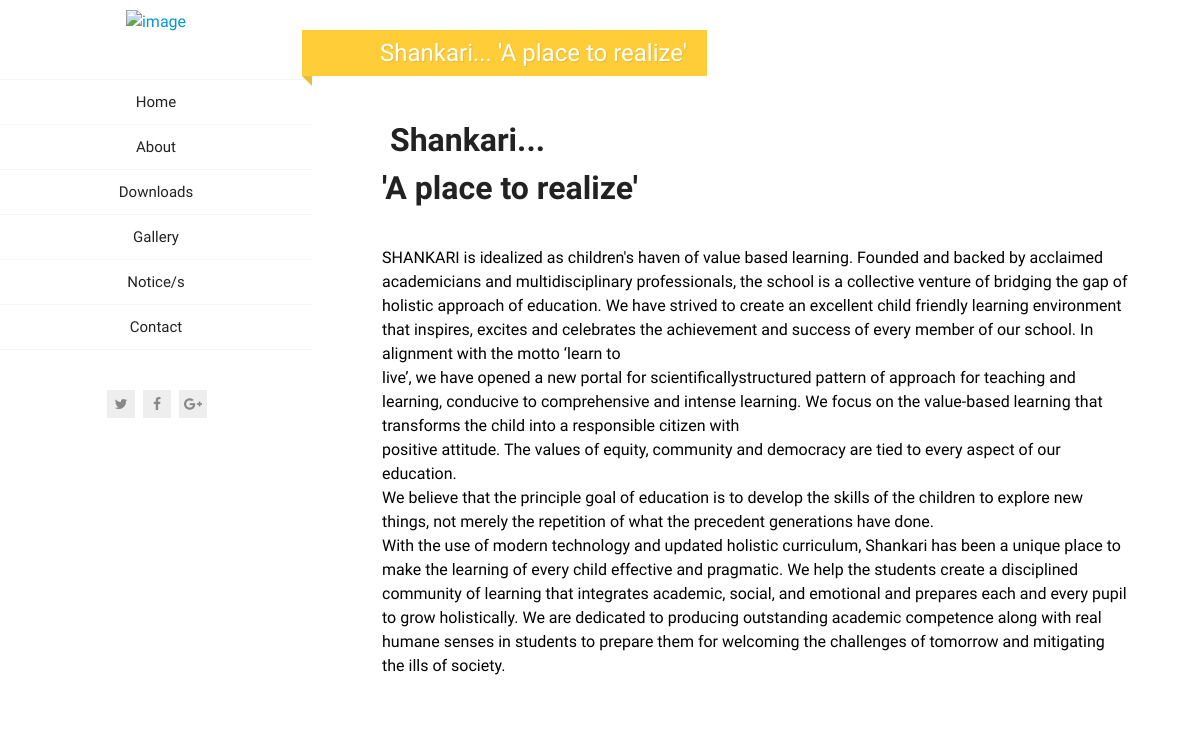
The page /about/shankari-a-place-to-realize/ on the database its author committed.
### school/models.py (models this page shows, shortened)
class AboutSection(models.Model):
    thumbnail = models.ImageField(upload_to="aboutsection")
    slug = models.SlugField(blank=True)
    section_title = models.CharField(max_length=100)
    section_details = RichTextUploadingField()

### ShankariSchool/views.py (the view)
# urls.py: path('about/<slug>/',AboutDetailView.as_view(),name="aboutdetail"),
class AboutDetailView(DetailView):
    template_name = 'aboutdetail.html'
    model = AboutSection

### templates/aboutdetail.html (shortened to what this page needs)
{% load static %}
<!DOCTYPE html>
<html lang="en" class="no-js">
<head>
    <link rel="stylesheet" href="{% static "css/bootstrap.css" %}">
    <link rel="stylesheet" href="{% static "css/normalize.css" %}">
    <link rel="stylesheet" href="{% static "css/transition-animations.css" %}">
    <link rel="stylesheet" href="{% static "css/owl.carousel.css" %}">
    <link rel="stylesheet" href="{% static "css/magnific-popup.css" %}">
    <link rel="stylesheet" href="{% static "css/animate.css" %}">
    <link rel="stylesheet" href="{% static "css/main.css" %}" type="text/css">
  </head>
  <body onload="myFunction()">
    <div id="page" class="page">
      <header id="site_header" class="header mobile-menu-hide">
        <div class="my-photo" style="padding-top:50px; " >
            <a href="{% url "home" %}">
          <img  class="animated slideInUp" src="{% static "images/Shankari Logo.png" %}" alt="image">
                </a>
        </div>
        <div class="site-nav">
          <ul id="nav" class="site-main-menu">
           <li>
              <a class="pt-trigger" href="{% url "home" %}#home" data-animation="58" data-goto="1">Home</a>
            </li>
            <li>
              <a class="pt-trigger" href="{% url "home" %}#about" data-animation="59" data-goto="2">About</a>
            </li>
            <li>
              <a class="pt-trigger" href="{% url "home" %}#downloads" data-animation="60" data-goto="3">Downloads</a>
            </li>
            <li>
              <a class="pt-trigger" href="{% url "gallery" %}" data-animation="61" data-goto="4">Gallery</a>
            </li>
            <li>
              <a class="pt-trigger" href="{% url "home" %}#notices" data-animation="58" data-goto="5">Notice/s</a>
            </li>
            <li>
              <a class="pt-trigger" href="{% url "home" %}#contact" data-animation="59" data-goto="6">Contact</a>
            </li>
          </ul>
          <ul class="social-links">
            <li><a class="tip social-button" href="#" title="Twitter"><i class="fa fa-twitter"></i></a></li>
            <li><a class="tip social-button" href="#" title="Facebook"><i class="fa fa-facebook"></i></a></li>
            <li><a class="tip social-button" href="#" title="Google Plus"><i class="fa fa-google-plus"></i></a></li>
          </ul>
        </div>
      </header>
<div id="main" class="site-main">
<div class="page-wrapper">
    <div class="blog-post-content" style="padding-top:80px; ">
        <div class="section-title-block" style="padding-top: 20px;">
                <h2 class="section-title">{{ object.section_title }}</h2>
              </div>
<p>{{ object.section_details|safe }}</p>
</div>
</div>
</div>
</body>
</html>

### static/css/main.css (style rules this page uses)
html { height:100% }
body { font-family:pt sans,Helvetica,sans-serif;color:#666;margin:0;height:100%;font-size:100%;line-height:1.5em }
a { color:#09c;text-decoration:none;outline:none;-webkit-transition-duration:.3s;transition-duration:.3s }
h1,h2,h3,h4,h5,h6 { color:#222;font-family:Oswald,Helvetica,sans-serif;line-height:1.5em;margin-top:0;margin-bottom:10px }
p { font-size:.875em;margin:0 0 10px;font-weight:300 }
img { vertical-align:bottom;max-width:100%;height:auto;border:0;-ms-interpolation-mode:bicubic }
.page { position:relative;height:100% }
.header { position:fixed;width:22%;height:100%;background-color:#fff;overflow:auto }
.my-photo { position:relative;margin:30px auto 20px;max-width:180px;text-align:center;z-index:0 }
.my-photo img { position:relative; }
ul.social-links { display:block;list-style:none;margin:40px 0 0;padding:0;text-align:center }
ul.social-links li { display:inline-block;margin:0;padding:0 }
ul.social-links li a { display:inline-block;margin:0 2px;width:28px;height:28px;color:#888;background-color:#eee;text-align:center }
ul.social-links li a i { font-size:14px;line-height:28px }
ul.social-links li:last-child a { margin-right:0 }
.site-main { height:100%;margin-left:22%;position:relative;background-color:#fff }
.site-nav { display:block;padding:25px 0 30px }
.site-main-menu { display:block;padding:0;margin:0;font-family:Oswald,Helvetica,sans-serif }
.site-main-menu li { display:block;position:relative;padding:0;text-align:center }
.site-main-menu li a,.site-main-menu li a:hover { display:block;position:relative;padding:10px 20px;text-align:center;color:#222;font-size:15px;font-weight:500;position:relative;text-decoration:none;border-bottom:1px solid #f5f5f5;outline:none }
.site-main-menu li:first-child a { border-top:1px solid #f5f5f5 }
.section-title-block { margin-bottom:40px }
.section-title { display:inline-block;position:relative;margin:0 0 0 -80px;padding:10px 20px 10px 78px;background-color:#ffcd38;color:#fff;line-height:1.1em;font-weight:500;text-shadow:1px 1px 1px rgba(0,0,0,.1) }
.section-title:after { display:block;width:10px;height:0;position:absolute;bottom:-10px;left:0;content:"";border-bottom:10px solid transparent;border-right:10px solid #ebbd34 }
.blog-post-content { position:relative;background-color:#fff;padding:30px;margin:-70px 40px 0 }
@media only screen and (max-width:1200px) { .header { width:26% } }
@media only screen and (max-width:1200px) { .site-main { margin-left:26% } }

### rows shown on the page
AboutSection: section_title "Shankari... 'A place to realize'", section_details "Shankari... 'A place to realize' SHANKARI is idealized as children's haven of value based learning. Founded and backed by acclaimed academicians and multidisciplinary professionals, the school is a collective venture of bridging the gap of holistic approach of education. We have strived to create an excellent child friendly learning environment that inspires, excites and celebrates the achievement and success of every member of our school. In alignment with the motto ‘learn to live’, we have opened a new portal for scientificallystructured pattern of approach for teaching and learning, conducive to comprehensive and intense learning. We focus on the value-based learning that transforms the…"
